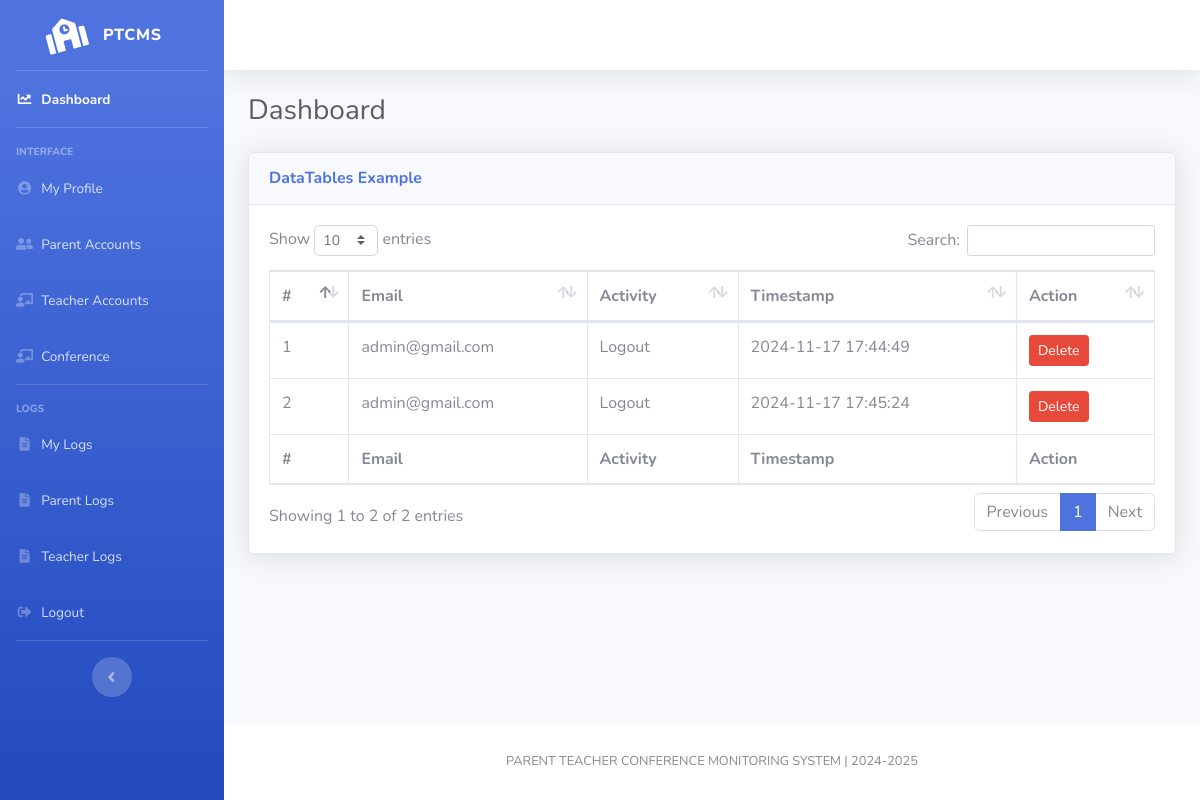
The app's page /admin/admin-logs.php, older data.
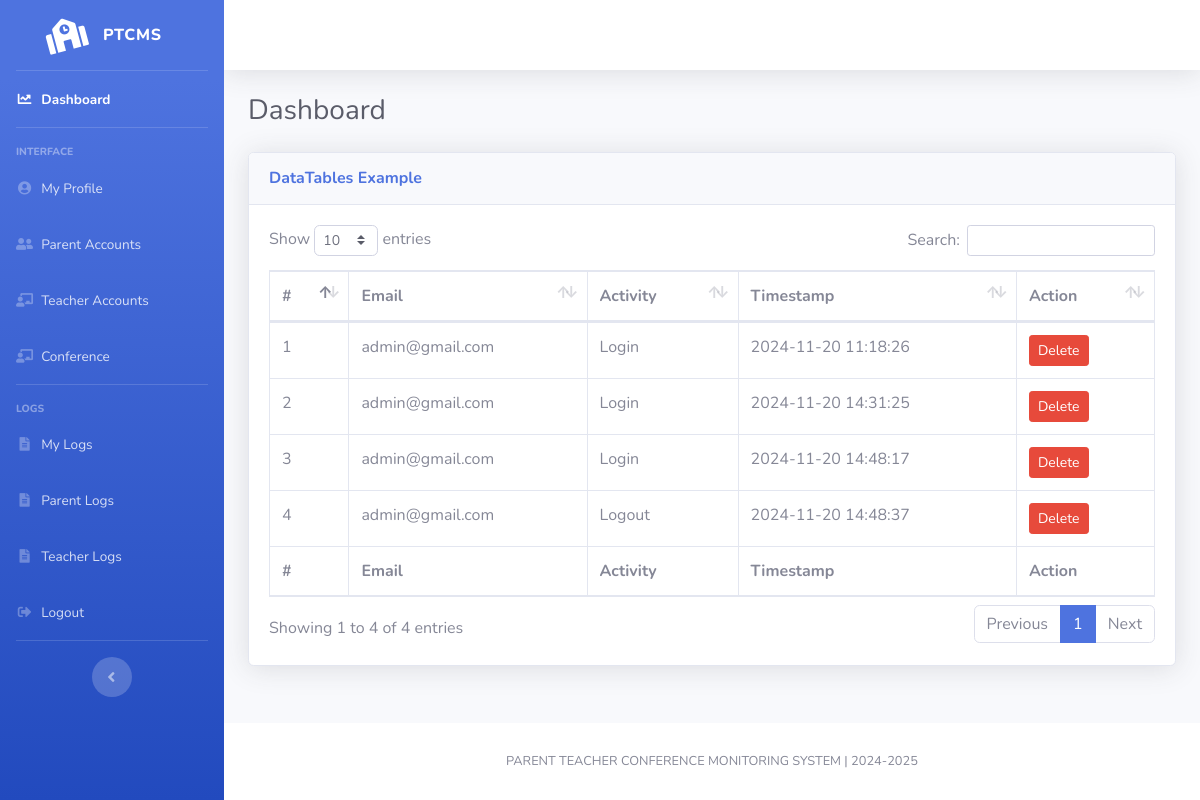
The same page, newer data.
### tables this page shows
CREATE TABLE `admin_logs` (
  `id` int(11) NOT NULL,
  `email` varchar(100) NOT NULL,
  `activity_type` varchar(50) NOT NULL,
  `user_type` varchar(50) NOT NULL,
  `timestamp` timestamp NOT NULL DEFAULT current_timestamp()
);

### admin/admin-logs.php (the view, shortened to what this page needs)
<?php
include("../components/admin-header.php");
$admin_logs = $connForLogs->query("SELECT * FROM `admin_logs`")->fetchAll(PDO::FETCH_ASSOC);
?>
<div id="content">
    <?php include("../components/topbar.php"); ?>
    <div class="container-fluid">
        <div class="d-sm-flex align-items-center justify-content-between mb-4">
            <h1 class="h3 mb-0 text-gray-800">Dashboard</h1>
        </div>
        <div class="card shadow mb-4">
            <div class="card-header py-3">
                <h6 class="m-0 font-weight-bold text-primary">DataTables Example</h6>
            </div>
            <div class="card-body">
                <div class="table-responsive">
                    <table class="table table-bordered" id="dataTable" width="100%" cellspacing="0">
                        <thead>
                            <tr>
                                <th>#</th>
                                <th>Email</th>
                                <th>Activity</th>
                                <th>Timestamp</th>
                                <th>Action</th>
                            </tr>
                        </thead>
                        <tfoot>
                            <tr>
                                <th>#</th>
                                <th>Email</th>
                                <th>Activity</th>
                                <th>Timestamp</th>
                                <th>Action</th>
                            </tr>
                        </tfoot>
                        <tbody>
                            <?php
                            $count = 1;
                            foreach ($admin_logs as $logs):
                            ?>
                                <tr>
                                    <td><?php echo $count++; ?></td>
                                    <td><?php echo ($logs['email']); ?></td>
                                    <td><?php echo ($logs['activity_type']); ?></td>
                                    <td><?php echo ($logs['timestamp']); ?></td>
                                    <td>
                                        <form method="POST" action="" class="delete-form">
                                            <button type="button" class="btn btn-danger btn-sm delete-btn">Delete</button>
                                        </form>
                                    </td>
                                </tr>
                            <?php endforeach; ?>
                        </tbody>
                    </table>
                </div>
            </div>
        </div>
    </div>
</div>
<?php include("../components/footer.php"); ?>
</div>
</div>
<?php include("../components/scripts.php"); ?>
</body>
</html>

Row changes from the older to the newer data that the page shows:
changed admin_logs (number 1 of 4 on the later page): activity_type "Logout" → "Login"; timestamp "2024-11-17 17:44:49" → "2024-11-20 11:18:26"
changed admin_logs (number 2 of 4 on the later page): activity_type "Logout" → "Login"; timestamp "2024-11-17 17:45:24" → "2024-11-20 14:31:25"
added admin_logs: email "admin@gmail.com", activity_type "Login", timestamp "2024-11-20 14:48:17"
added admin_logs: email "admin@gmail.com", activity_type "Logout", timestamp "2024-11-20 14:48:37"
Text that changed along with them:
text written by a page script: "Show entries Search: Showing 1 to 2 of 2 entries Previous 1 Next" → "Show entries Search: Showing 1 to 4 of 4 entries Previous 1 Next"
